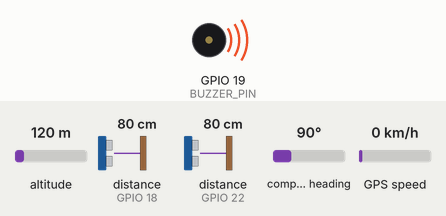
Simulated run of this sketch. Board: ESP32. Shown: buzzer (waves = sounding, pin HIGH). Wiring (inferred from the names in the program): 2 × ultrasonic range finder: trigger GPIO 5, echo GPIO 18 / trigger GPIO 21, echo GPIO 22. Inputs (shaded band) come from the test bench; at power-on: altitude 120 m, distance to the obstacle (sensors on GPIO 18, GPIO 22) 80 cm, compass heading 90°, GPS speed 0 km/h. The echo pulse lasts 58.3 µs per cm; WiFi joins after 1.5 s; servers stay silent unless stated; the GPS gets a fix after 3 s at 37.7749, -122.4194 with 8 satellites; no MQTT or app messages arrive unless stated; the camera gives no picture; pins used as bus, display or sensor lines are not drawn; what the sketch prints to the serial monitor is not drawn.

Above: at 2.7 s.
Timing chart, 0 to 6.5 s (numbered marks = the images above):
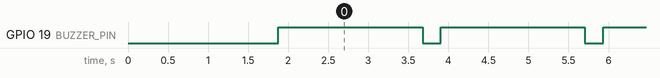

Measured:
- by itself, GPIO 19 (BUZZER_PIN): alternates HIGH for 1.8 s and LOW for 0.23 s

The sketch:

esp32_smartroad.ino
```cpp
/*
 * =====================================================================================
 * SmartRoad AI - ESP32 Hardware Firmware (Dual Ultrasonic + GPS + ESP-CAM + SMTP Email)
 * IoT Pothole & Road Bump Detection System
 *
 * Hardware Pinouts:
 * 1. Dual HC-SR04 Ultrasonic Sensors:
 *    - Sensor 1 (Left Track) : Trig: GPIO 5,  Echo: GPIO 18
 *    - Sensor 2 (Right Track): Trig: GPIO 21, Echo: GPIO 22
 * 2. NEO-6M GPS Receiver     : RX: GPIO 16, TX: GPIO 17
 * 3. Active 5V Buzzer        : GPIO 19
 * 4. OV2640 ESP32-CAM Module  : AI-Thinker Camera Pins
 * 5. SMTP Email Alerts       : ESP Mail Client (Sends email on CRITICAL pothole)
 *
 * Libraries Required (Arduino Library Manager):
 * 1. PubSubClient by Nick O'Leary
 * 2. ArduinoJson by Benoit Blanchon (v6+)
 * 3. TinyGPS++ by Mikal Hart
 * 4. ESP Mail Client by Mobizt (v3+)
 * =====================================================================================
 */

#include <WiFi.h>
#include <PubSubClient.h>
#include <TinyGPS++.h>
#include <ArduinoJson.h>
#include <ESP_Mail_Client.h>
#include "esp_camera.h"

// --- WiFi & Network Credentials ---
const char* WIFI_SSID = "YOUR_WIFI_SSID";
const char* WIFI_PASS = "YOUR_WIFI_PASSWORD";

// --- MQTT Broker Configuration ---
const char* MQTT_BROKER   = "broker.emqx.io";
const int   MQTT_PORT     = 1883;
const char* DEVICE_ID     = "ESP32-ROAD-001";

// --- SMTP Email Configuration ---
#define SMTP_HOST "smtp.gmail.com"
#define SMTP_PORT 465 // SSL Port
#define AUTHOR_EMAIL "your_alert_sender@gmail.com"
#define AUTHOR_PASSWORD "your_app_password"
#define RECIPIENT_EMAIL "road_maintenance_admin@city.gov"

// --- Hardware Pin Definitions ---
// Dual Ultrasonic Sensors
#define TRIG_PIN_1  5
#define ECHO_PIN_1  18

#define TRIG_PIN_2  21
#define ECHO_PIN_2  22

// Buzzer & GPS
#define BUZZER_PIN  19
#define GPS_RX_PIN  16
#define GPS_TX_PIN  17

// AI-Thinker ESP32-CAM Pin Configuration
#define PWDN_GPIO_NUM     32
#define RESET_GPIO_NUM    -1
#define XCLK_GPIO_NUM      0
#define SIOD_GPIO_NUM     26
#define SIOC_GPIO_NUM     27
#define Y9_GPIO_NUM       35
#define Y8_GPIO_NUM       34
#define Y7_GPIO_NUM       39
#define Y6_GPIO_NUM       36
#define Y5_GPIO_NUM       21
#define Y4_GPIO_NUM       19
#define Y3_GPIO_NUM       18
#define Y2_GPIO_NUM        5
#define VSYNC_GPIO_NUM    25
#define HREF_GPIO_NUM     23
#define PCLK_GPIO_NUM     22

// --- Threshold Parameters (in cm) ---
const float BASELINE_CLEARANCE = 32.4;
const float POTHOLE_THRESHOLD  = 45.0; // Distance > 45cm => Road cavity/pothole
const float BUMP_THRESHOLD     = 20.0; // Distance < 20cm => Bump elevation

// --- Global Objects & Variables ---
WiFiClient espClient;
PubSubClient mqttClient(espClient);
TinyGPSPlus gps;
HardwareSerial gpsSerial(2);

SMTPSession smtp;

unsigned long lastHeartbeat = 0;
const unsigned long HEARTBEAT_INTERVAL = 5000;

// --- Function Prototypes ---
void setupWiFi();
void setupCamera();
void reconnectMQTT();
float readUltrasonic(int trigPin, int echoPin);
void checkRoadConditions(float dist1, float dist2);
void sendSMTPEmail(String hazardType, float dist, double lat, double lng);
void sendHeartbeat(float dist1, float dist2);

void setup() {
  Serial.begin(115200);
  gpsSerial.begin(9600, SERIAL_8N1, GPS_RX_PIN, GPS_TX_PIN);

  // Ultrasonic Pins
  pinMode(TRIG_PIN_1, OUTPUT);
  pinMode(ECHO_PIN_1, INPUT);
  pinMode(TRIG_PIN_2, OUTPUT);
  pinMode(ECHO_PIN_2, INPUT);

  // Buzzer
  pinMode(BUZZER_PIN, OUTPUT);
  digitalWrite(BUZZER_PIN, LOW);

  Serial.println("\n🚀 Booting SmartRoad AI Dual-Sensor ESP32 Firmware...");

  setupWiFi();
  setupCamera();
  mqttClient.setServer(MQTT_BROKER, MQTT_PORT);
}

void loop() {
  if (!mqttClient.connected()) {
    reconnectMQTT();
  }
  mqttClient.loop();

  // Feed GPS Serial Buffer
  while (gpsSerial.available() > 0) {
    gps.encode(gpsSerial.read());
  }

  // Sample Both Ultrasonic Sensors
  float distance1 = readUltrasonic(TRIG_PIN_1, ECHO_PIN_1); // Left Track
  float distance2 = readUltrasonic(TRIG_PIN_2, ECHO_PIN_2); // Right Track

  // Evaluate Hazard Thresholds
  checkRoadConditions(distance1, distance2);

  // Periodic Telemetry & Heartbeat
  if (millis() - lastHeartbeat > HEARTBEAT_INTERVAL) {
    lastHeartbeat = millis();
    sendHeartbeat(distance1, distance2);
  }

  delay(200); // 5Hz Sampling Rate
}

// Setup WiFi Connection
void setupWiFi() {
  Serial.print("Connecting to WiFi: ");
  Serial.println(WIFI_SSID);

  WiFi.mode(WIFI_STA);
  WiFi.begin(WIFI_SSID, WIFI_PASS);

  while (WiFi.status() != WL_CONNECTED) {
    delay(500);
    Serial.print(".");
  }

  Serial.println("\n✅ WiFi Connected!");
  Serial.print("IP Address: ");
  Serial.println(WiFi.localIP());
}

// Setup ESP32-CAM OV2640 Camera
void setupCamera() {
  camera_config_t config;
  config.ledc_channel = LEDC_CHANNEL_0;
  config.ledc_timer = LEDC_TIMER_0;
  config.pin_d0 = Y2_GPIO_NUM;
  config.pin_d1 = Y3_GPIO_NUM;
  config.pin_d2 = Y4_GPIO_NUM;
  config.pin_d3 = Y5_GPIO_NUM;
  config.pin_d4 = Y6_GPIO_NUM;
  config.pin_d5 = Y7_GPIO_NUM;
  config.pin_d6 = Y8_GPIO_NUM;
  config.pin_d7 = Y9_GPIO_NUM;
  config.pin_xclk = XCLK_GPIO_NUM;
  config.pin_pclk = PCLK_GPIO_NUM;
  config.pin_vsync = VSYNC_GPIO_NUM;
  config.pin_href = HREF_GPIO_NUM;
  config.pin_sscb_sda = SIOD_GPIO_NUM;
  config.pin_sscb_scl = SIOC_GPIO_NUM;
  config.pin_pwdn = PWDN_GPIO_NUM;
  config.pin_reset = RESET_GPIO_NUM;
  config.xclk_freq_hz = 20000000;
  config.pixel_format = PIXFORMAT_JPEG;

  if (psramFound()) {
    config.frame_size = FRAMESIZE_VGA;
    config.jpeg_quality = 10;
    config.fb_count = 2;
  } else {
    config.frame_size = FRAMESIZE_SVGA;
    config.jpeg_quality = 12;
    config.fb_count = 1;
  }

  esp_err_t err = esp_camera_init(&config);
  if (err != ESP_OK) {
    Serial.printf("Camera init failed with error 0x%x\n", err);
  } else {
    Serial.println("📷 ESP32-CAM Vision System Ready!");
  }
}

// Maintain MQTT Broker Connection
void reconnectMQTT() {
  while (!mqttClient.connected()) {
    Serial.print("Connecting to MQTT Broker...");
    if (mqttClient.connect(DEVICE_ID)) {
      Serial.println(" Connected!");
    } else {
      Serial.print(" Failed, rc=");
      Serial.print(mqttClient.state());
      Serial.println(" Retrying in 5 seconds...");
      delay(5000);
    }
  }
}

// Measure HC-SR04 Distance (cm)
float readUltrasonic(int trigPin, int echoPin) {
  digitalWrite(trigPin, LOW);
  delayMicroseconds(2);
  digitalWrite(trigPin, HIGH);
  delayMicroseconds(10);
  digitalWrite(trigPin, LOW);

  long duration = pulseIn(echoPin, HIGH, 30000);
  if (duration == 0) return BASELINE_CLEARANCE;

  return (duration * 0.0343) / 2.0;
}

// Evaluate Dual Ultrasonic Sensors & Trigger Email + MQTT
void checkRoadConditions(float dist1, float dist2) {
  float maxDist = max(dist1, dist2);
  float minDist = min(dist1, dist2);

  String hazardType = "";
  String severity = "";
  float triggerDist = BASELINE_CLEARANCE;
  String sensorSource = "";

  if (maxDist > POTHOLE_THRESHOLD) {
    hazardType = "POTHOLE";
    triggerDist = maxDist;
    sensorSource = (dist1 > POTHOLE_THRESHOLD) ? "Sensor 1 (Left Track)" : "Sensor 2 (Right Track)";
    severity = (triggerDist > 60.0) ? "CRITICAL" : "HIGH";
  } else if (minDist < BUMP_THRESHOLD) {
    hazardType = "ROAD_BUMP";
    triggerDist = minDist;
    sensorSource = (dist1 < BUMP_THRESHOLD) ? "Sensor 1 (Left Track)" : "Sensor 2 (Right Track)";
    severity = (triggerDist < 14.0) ? "HIGH" : "MEDIUM";
  }

  if (hazardType.length() > 0) {
    // Sound Buzzer
    digitalWrite(BUZZER_PIN, HIGH);

    double lat = gps.location.isValid() ? gps.location.lat() : 26.7271;
    double lng = gps.location.isValid() ? gps.location.lng() : 88.3953;

    // Build MQTT JSON Payload
    StaticJsonDocument<384> doc;
    doc["id"]           = String("det-") + String(millis());
    doc["deviceId"]     = DEVICE_ID;
    doc["type"]         = hazardType;
    doc["severity"]     = severity;
    doc["confidence"]   = 96;
    doc["distance"]     = triggerDist;
    doc["sensor1"]      = dist1;
    doc["sensor2"]      = dist2;
    doc["source"]       = sensorSource;
    doc["latitude"]      = lat;
    doc["longitude"]    = lng;
    doc["timestamp"]    = String(millis());

    char jsonBuffer[512];
    serializeJson(doc, jsonBuffer);
    mqttClient.publish("smartroad/detections", jsonBuffer);

    // Send Urgent SMTP Email Notification if CRITICAL hazard
    if (severity == "CRITICAL") {
      sendSMTPEmail(hazardType, triggerDist, lat, lng);
    }

    delay(800);
    digitalWrite(BUZZER_PIN, LOW);
  }
}

// Send Automatic SMTP Email Alert to Road Authorities
void sendSMTPEmail(String hazardType, float dist, double lat, double lng) {
  Serial.println("📧 Preparing Urgent SMTP Email Alert...");

  Session_Config config;
  config.server.host_name = SMTP_HOST;
  config.server.port = SMTP_PORT;
  config.login.email = AUTHOR_EMAIL;
  config.login.password = AUTHOR_PASSWORD;

  SMTP_Message message;
  message.sender.name = "SmartRoad AI Emergency System";
  message.sender.email = AUTHOR_EMAIL;
  message.subject = "[URGENT] Severe " + hazardType + " Hazard Detected!";
  message.addRecipient("Road Maintenance Officer", RECIPIENT_EMAIL);

  String htmlMsg = "<div style='font-family: Arial; padding: 20px; background: #0b0f19; color: #f8fafc; border-radius: 10px;'>"
                   "<h2 style='color: #ef4444;'>⚠️ CRITICAL ROAD HAZARD REPORT</h2>"
                   "<p><b>Hazard Type:</b> " + hazardType + "</p>"
                   "<p><b>Depth / Reading:</b> " + String(dist) + " cm</p>"
                   "<p><b>Device ID:</b> " + String(DEVICE_ID) + "</p>"
                   "<p><b>GPS Coordinates:</b> [" + String(lat, 5) + ", " + String(lng, 5) + "]</p>"
                   "<p><a href='https://maps.google.com/?q=" + String(lat, 5) + "," + String(lng, 5) + "' style='color: #38bdf8;'>📍 Open in Google Maps</a></p>"
                   "</div>";

  message.html.content = htmlMsg.c_str();

  if (!smtp.connect(&config)) {
    Serial.println("Error connecting to SMTP server");
    return;
  }

  if (!MailClient.sendMail(&smtp, &message)) {
    Serial.println("Error sending Email: " + smtp.errorReason());
  } else {
    Serial.println("✅ Urgent SMTP Email Alert Sent Successfully!");
  }
}

// Periodic Telemetry Heartbeat
void sendHeartbeat(float dist1, float dist2) {
  double lat = gps.location.isValid() ? gps.location.lat() : 26.7271;
  double lng = gps.location.isValid() ? gps.location.lng() : 88.3953;

  StaticJsonDocument<384> doc;
  doc["deviceId"]     = DEVICE_ID;
  doc["status"]       = "ONLINE";
  doc["sensor1"]      = dist1;
  doc["sensor2"]      = dist2;
  doc["latitude"]     = lat;
  doc["longitude"]    = lng;
  doc["batteryLevel"] = 94;
  doc["wifiSignal"]   = WiFi.RSSI();
  doc["firmware"]     = "v2.5.0-DUAL";

  char jsonBuffer[512];
  serializeJson(doc, jsonBuffer);
  mqttClient.publish("smartroad/heartbeat", jsonBuffer);
}
```
